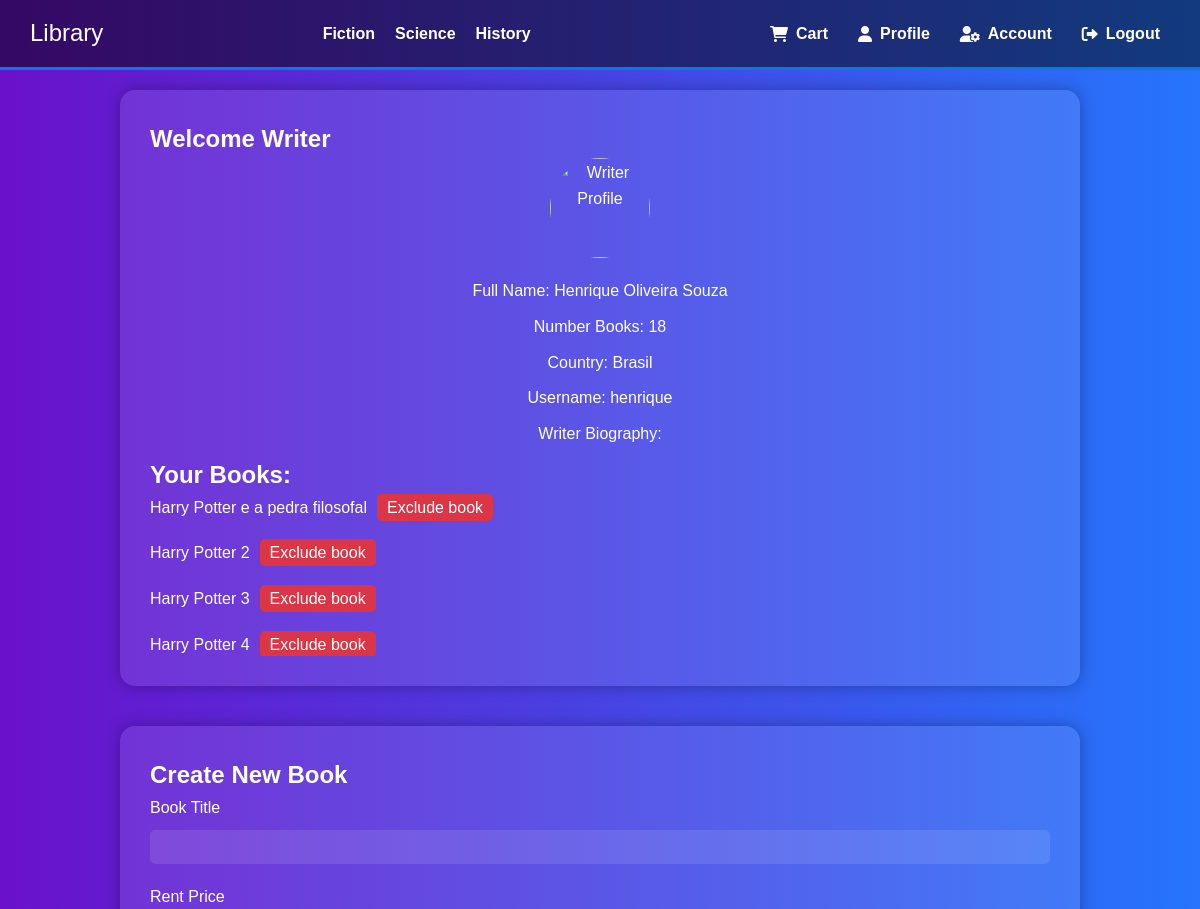
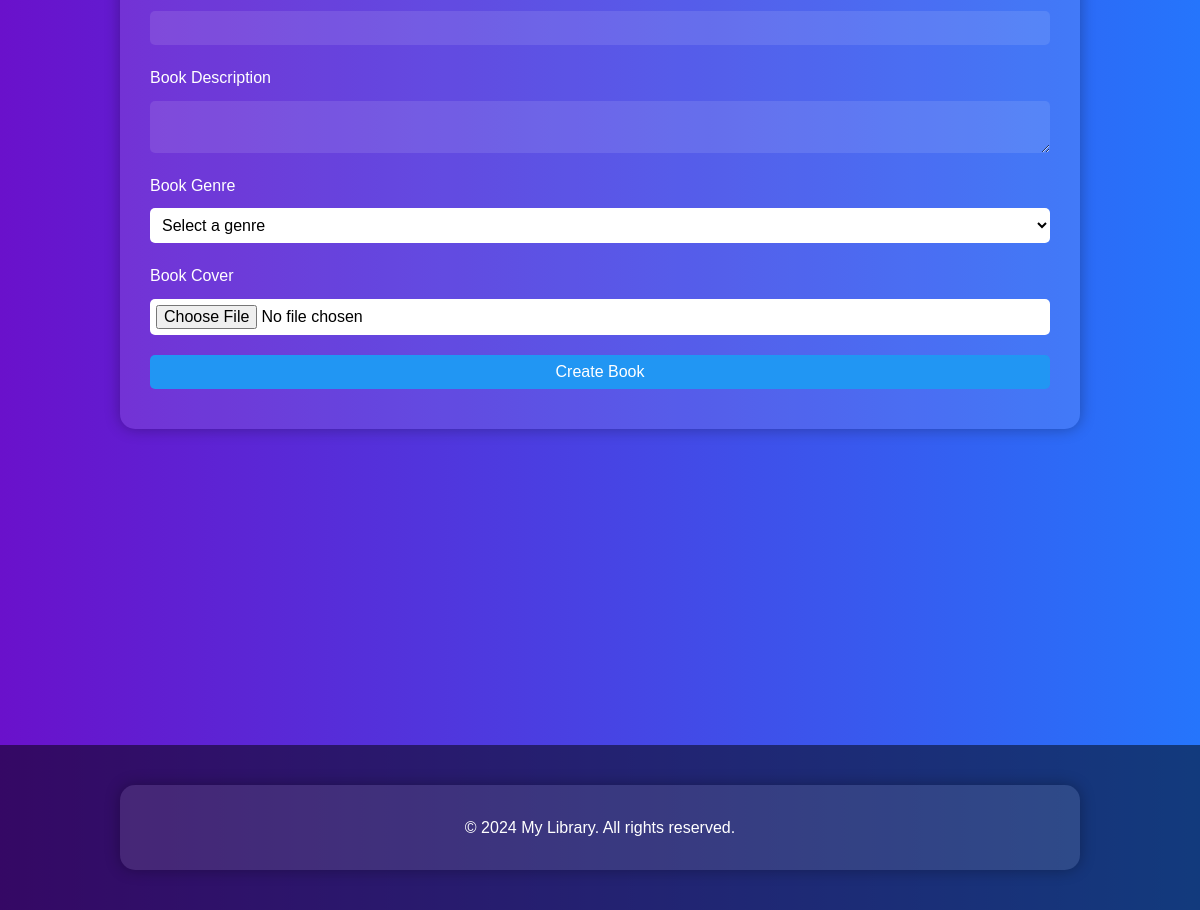
The app's page /home (signed in) with its own data (2 pictures, top to bottom).
### library_app/models.py (models this page shows)
class Author(models.Model):
    user = models.ForeignKey(User, on_delete=models.CASCADE, default="")
    full_name = models.CharField(max_length=256)
    birthday = models.DateField()
    country = models.CharField(max_length=256)

class Book(models.Model):
    book_name = models.CharField(max_length=256)
    is_published = models.BooleanField(default=False)
    owner = models.ForeignKey(User, on_delete=models.CASCADE)
    gender = models.CharField(max_length=60, default="")
    price_rent = models.IntegerField()
    description = models.CharField(max_length=600, default="")
    images = models.ImageField(default="", blank=True, null=True)
    number_visit_page = models.IntegerField(default=0)

### library_app/views.py (the view, shortened to what this page needs)
# urls.py: path("", lambda request: redirect("home")),
def home(request):
    writer_user = request.user
    if request.user.groups.filter(name="writer").exists():
        books = Book.objects.filter(owner=request.user.id)
        numberr = []
        number_books = 0
        for book in books:
            numberr.append(book)
            if len(numberr) > 0:
                number_books += 1
        try:
            author = Author.objects.get(user_id=request.user.id)
            return render(request, "library_app/home.html", context={'writer_user': writer_user, 'books': books, 'number_books': number_books, 'author': author})
        except ObjectDoesNotExist:
            messages.error(request, "You need update your profile")
            return render(request, "library_app/home.html", context={'writer_user': writer_user, 'books': books, 'number_books': number_books})

### library_app/templates/library_app/home.html (shortened to what this page needs)
{% include 'library_app/heade.html' %}
{% load permission_tags %}
{% if user|has_role:'writer' %}
<html lang="en">
<head>
    <link rel="stylesheet" href="https://cdnjs.cloudflare.com/ajax/libs/font-awesome/6.0.0-beta3/css/all.min.css">
</head>
<body>
    <section id="writer-profile">
        <div class="container">
            <h2>Welcome Writer</h2>
            <div class="writer-profile">
                <img src="writer-profile.jpg" alt="Writer Profile">
                <p>Full Name: {{ author.full_name }}</p>
                <p>Number Books: {{ number_books }}</p>
                <p>Country: {{ author.country }}</p>
                <p>Username: {{writer_user.username}}</p>
                <p>Writer Biography:</p>
            </div>
            <ul class="book-list">
                <h2>Your Books:</h2>
                {% for book in books %}
                    <li><a href="{% url 'show_book' book.id %}">{{book.book_name}}</a><a href="{% url 'exclude_book' book.id %}" class="exclude">Exclude book</a></li>
                {% endfor %}
            </ul>
        </div>
    </section>
    <section id="create-book">
        <div class="container">
            <h2>Create New Book</h2>
            <form class="create-book-form" method="post" action="{% url 'home' %}" enctype="multipart/form-data">
                <div style="display: grid; gap: 10px;">
                    <label for="title">Book Title</label>
                    <input type="text" id="title" name="title" required>
                    <label for="price">Rent Price</label>
                    <input type="number" id="price" name="price" required>
                    <label for="description">Book Description</label>
                    <textarea id="description" name="description" required></textarea>
                    <label for="genre">Book Genre</label>
                    <select id="genre" name="genre" required>
                        <option value="" disabled selected>Select a genre</option>
                    </select>
                    <label for="cover">Book Cover</label>
                    <input type="file" id="cover" name="cover" required>
                    <button type="submit">Create Book</button>
                </div>
            </form>
        </div>
    </section>
</body>
</html>
{% endif %}
{% include 'library_app/foote.html' %}

### library_app/templates/library_app/home.html (style rules this page uses)
* { margin: 0; padding: 0; box-sizing: border-box; }
body { font-family: 'Arial', sans-serif; line-height: 1.6; background: linear-gradient(to right, #6a11cb, #2575fc); color: #fff; display: flex; flex-direction: column; min-height: 100vh; }
.container { width: 80%; margin: auto; overflow: hidden; background: rgba(255, 255, 255, 0.1); padding: 30px; border-radius: 15px; box-shadow: 0 0 15px rgba(0, 0, 0, 0.3); margin-bottom: 20px; margin-top: 20px; }
.writer-profile, .create-book { text-align: center; }
.writer-profile img { width: 100px; height: 100px; border-radius: 50%; margin-bottom: 20px; }
.writer-profile p, .create-book p { text-align: center; margin-bottom: 10px; }
.book-list { list-style: none; padding: 0; margin: 0; max-height: 200px; overflow-y: auto; }
.book-list li { margin-bottom: 20px; }
.book-list li a { text-decoration: none; color: #fff; }
form { display: grid; gap: 10px; }
label { text-align: left; }
input, select, textarea, button { padding: 8px; border-radius: 5px; border: none; font-size: 16px; margin-bottom: 10px; background-color: rgba(255, 255, 255, 0.1); color: #fff; }
input[type="file"] { padding: 6px; color: #000; background-color: #fff; }
select { color: #000; background-color: #fff; }
option { color: #000; background-color: #fff; }
button { background-color: #2196F3; color: white; cursor: pointer; transition: background-color 0.3s ease; }
.publish, .exclude { padding: 5px 10px; border-radius: 5px; text-decoration: none; color: white; margin-left: 10px; transition: background-color 0.3s ease; }
.exclude { background-color: #dc3545; }

### records on screen
Author: full_name "Henrique Oliveira Souza", country "Brasil"
Book: book_name "Harry Potter e a pedra filosofal"
Book: book_name "Harry Potter 2"
Book: book_name "Harry Potter 3"
Book: book_name "Harry Potter 4"

### other values on screen
{{ number_books }} "18"
{{ writer_user.username }} "henrique"
